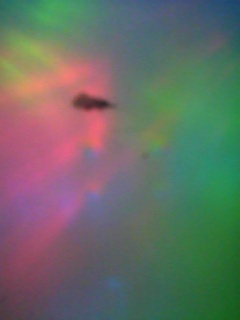
#> input picture force_images/im0.3924.jpg, 240 x 320 px, found by its file name; its folder holds only this picture in this run
$ python plot_ivsf.py
#> lines starting #> are read from the running program, lines starting #| are printed output that depends on the picture
import cv2
import numpy as np
import os
import re
import matplotlib.pyplot as plt

forces = []
intensities = []
for path in os.listdir('/home/parth/UROP_2023/force_images'): #get number of images in folder
            # check if current path is a file
            if os.path.isfile(os.path.join('/home/parth/UROP_2023/force_images', path)):
                img = cv2.imread('/home/parth/UROP_2023/force_images/{}'.format(path))
#> img is the input picture: shape (320, 240, 3); mean B, G, R 102, 109.2, 104.1
                grey = cv2.cvtColor(img, cv2.COLOR_BGR2GRAY) #convert to grayscale
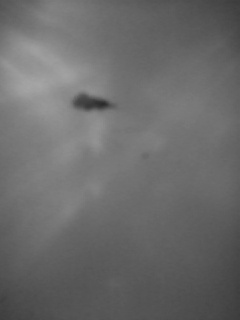
#> grey: shape (320, 240); min 43, max 166, mean 106.8
                roi = grey[140:180, 75:110] #crop image to region of interest (dot near the middle)
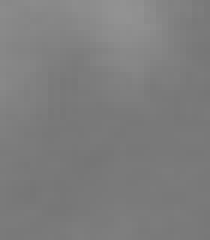
#> roi: shape (40, 35) (shown 6 times larger); min 118, max 146, mean 125.5
                #cv2.imshow("ROI", roi)
                #cv2.waitKey(0)
                intensity = np.mean(roi) #get mean pixel intensity
#> intensity = 125.5
                intensities.append(intensity)

                force = re.findall("\d+\.\d+", path)[0] #get force from filename
                forces.append(float(force))
forces = sorted(forces) #sort forces and intensities
intensities = sorted(intensities)
#> intensities = [125.5]
a, b = np.polyfit(forces, intensities, 1)
#> a = 159.9; b = 62.74
plt.scatter(forces, intensities, marker="x", color="red")
plt.plot(forces, a*np.array(forces) + b)
plt.xlabel("Force (N)")
plt.ylabel("Pixel intensity")
plt.show()
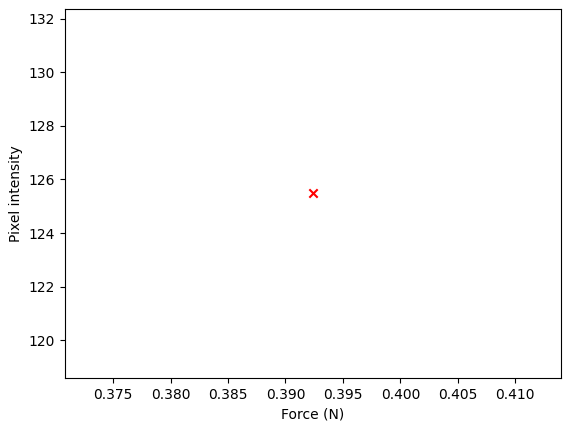
#> figure drawn by matplotlib, 1 panel

$ run again, on force_images/im3.1392.jpg
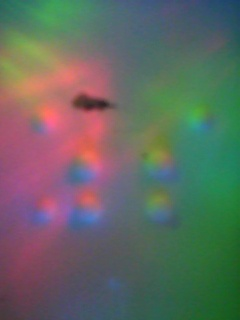
#> input picture force_images/im3.1392.jpg, 240 x 320 px, found by its file name
#> img is the input picture: shape (320, 240, 3); mean B, G, R 97.9, 105, 98.9
#> `roi = grey[140:180, 75:110]`:
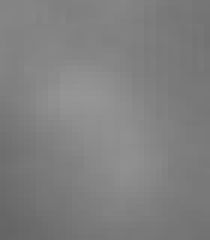
#> roi: shape (40, 35) (shown 6 times larger); min 101, max 149, mean 127.6
#> intensity = 127.6
#> intensities = [127.6]
#> a = 20.33; b = 63.82
#> `plt.show()`:
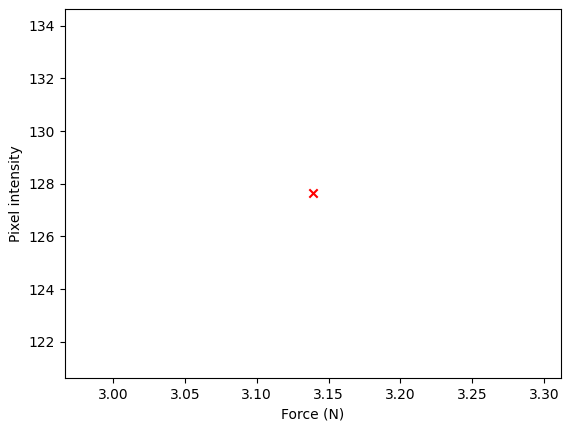
#> figure drawn by matplotlib, 1 panel
